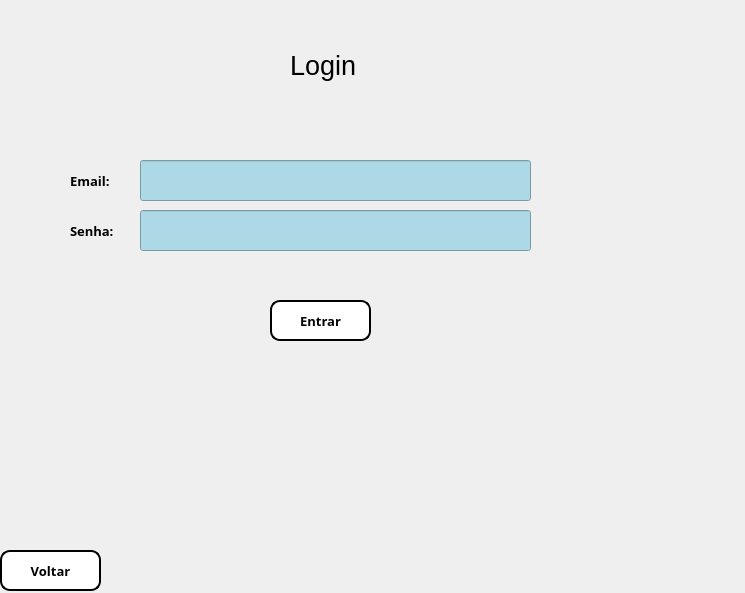
<?xml version="1.0" encoding="UTF-8"?>
<ui version="4.0">
 <class>Form</class>
 <widget class="QWidget" name="Form">
  <property name="geometry">
   <rect>
    <x>0</x>
    <y>0</y>
    <width>745</width>
    <height>593</height>
   </rect>
  </property>
  <property name="windowTitle">
   <string>Form</string>
  </property>
  <widget class="QLabel" name="label">
   <property name="geometry">
    <rect>
     <x>290</x>
     <y>20</y>
     <width>291</width>
     <height>91</height>
    </rect>
   </property>
   <property name="font">
    <font>
     <pointsize>20</pointsize>
    </font>
   </property>
   <property name="text">
    <string>Login</string>
   </property>
  </widget>
  <widget class="QPushButton" name="confirm_4">
   <property name="geometry">
    <rect>
     <x>0</x>
     <y>550</y>
     <width>101</width>
     <height>41</height>
    </rect>
   </property>
   <property name="font">
    <font>
     <family>Rockwell Extra Bold</family>
     <pointsize>10</pointsize>
     <weight>75</weight>
     <bold>true</bold>
    </font>
   </property>
   <property name="styleSheet">
    <string notr="true">QPushButton {
    background-color:White;
    color: black;
    border-radius: 10px;
    border: 2px solid black;
}

QPushButton:hover {
    background-color: Gray;
    color: white;
    border: 2px solid white;
}

QPushButton:pressed {
    background-color:Gray;
    border: 2px solid yellow;
}</string>
   </property>
   <property name="text">
    <string>Voltar</string>
   </property>
  </widget>
  <widget class="QLineEdit" name="traducao_2">
   <property name="geometry">
    <rect>
     <x>140</x>
     <y>160</y>
     <width>391</width>
     <height>41</height>
    </rect>
   </property>
   <property name="font">
    <font>
     <family>Nirmala Text</family>
     <pointsize>15</pointsize>
     <weight>50</weight>
     <bold>false</bold>
    </font>
   </property>
   <property name="styleSheet">
    <string notr="true">background-color: lightblue; /* Azul claro */
</string>
   </property>
   <property name="text">
    <string/>
   </property>
  </widget>
  <widget class="QLineEdit" name="traducao_3">
   <property name="geometry">
    <rect>
     <x>140</x>
     <y>210</y>
     <width>391</width>
     <height>41</height>
    </rect>
   </property>
   <property name="font">
    <font>
     <family>Nirmala Text</family>
     <pointsize>15</pointsize>
     <weight>50</weight>
     <bold>false</bold>
    </font>
   </property>
   <property name="styleSheet">
    <string notr="true">background-color: lightblue; /* Azul claro */
</string>
   </property>
   <property name="text">
    <string/>
   </property>
   <property name="echoMode">
    <enum>QLineEdit::Password</enum>
   </property>
  </widget>
  <widget class="QLabel" name="label_4">
   <property name="geometry">
    <rect>
     <x>70</x>
     <y>170</y>
     <width>101</width>
     <height>21</height>
    </rect>
   </property>
   <property name="font">
    <font>
     <family>Rockwell Extra Bold</family>
     <pointsize>10</pointsize>
     <weight>75</weight>
     <bold>true</bold>
    </font>
   </property>
   <property name="text">
    <string>Email:</string>
   </property>
  </widget>
  <widget class="QLabel" name="label_5">
   <property name="geometry">
    <rect>
     <x>70</x>
     <y>220</y>
     <width>101</width>
     <height>21</height>
    </rect>
   </property>
   <property name="font">
    <font>
     <family>Rockwell Extra Bold</family>
     <pointsize>10</pointsize>
     <weight>75</weight>
     <bold>true</bold>
    </font>
   </property>
   <property name="text">
    <string>Senha:</string>
   </property>
  </widget>
  <widget class="QPushButton" name="confirm_5">
   <property name="geometry">
    <rect>
     <x>270</x>
     <y>300</y>
     <width>101</width>
     <height>41</height>
    </rect>
   </property>
   <property name="font">
    <font>
     <family>Rockwell Extra Bold</family>
     <pointsize>10</pointsize>
     <weight>75</weight>
     <bold>true</bold>
    </font>
   </property>
   <property name="styleSheet">
    <string notr="true">QPushButton {
    background-color:White;
    color: black;
    border-radius: 10px;
    border: 2px solid black;
}

QPushButton:hover {
    background-color: Gray;
    color: white;
    border: 2px solid white;
}

QPushButton:pressed {
    background-color:Gray;
    border: 2px solid yellow;
}</string>
   </property>
   <property name="text">
    <string>Entrar</string>
   </property>
  </widget>
 </widget>
 <resources/>
 <connections/>
</ui>
